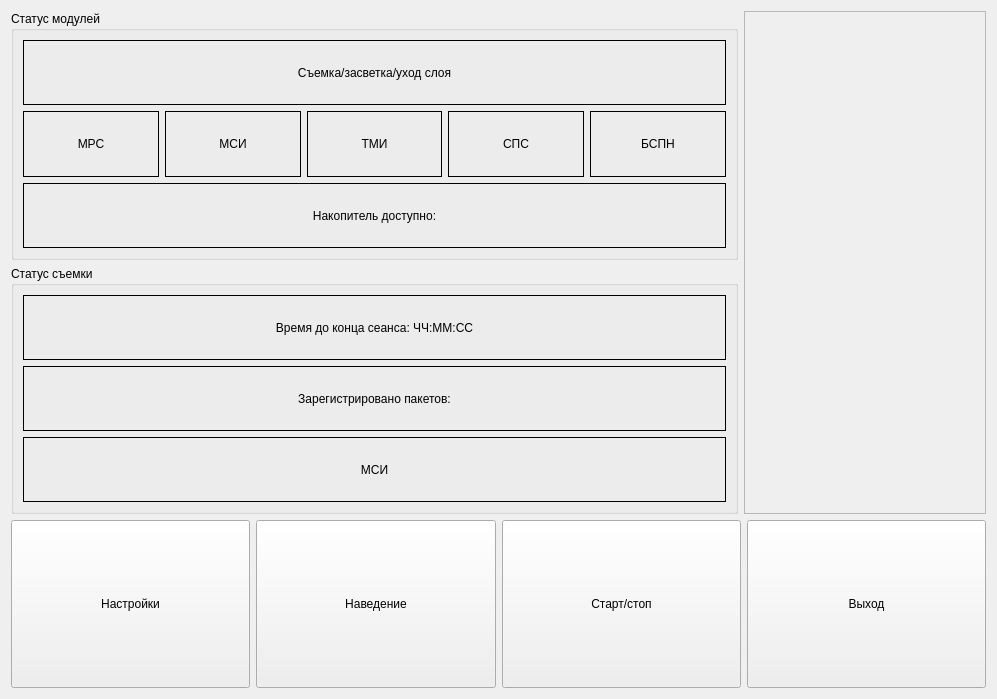
<?xml version="1.0" encoding="UTF-8"?>
<ui version="4.0">
 <class>ManageForm</class>
 <widget class="QWidget" name="ManageForm">
  <property name="geometry">
   <rect>
    <x>0</x>
    <y>0</y>
    <width>997</width>
    <height>699</height>
   </rect>
  </property>
  <property name="sizePolicy">
   <sizepolicy hsizetype="Preferred" vsizetype="Preferred">
    <horstretch>0</horstretch>
    <verstretch>0</verstretch>
   </sizepolicy>
  </property>
  <property name="windowTitle">
   <string>Управление</string>
  </property>
  <layout class="QHBoxLayout" name="horizontalLayout_5">
   <item>
    <layout class="QVBoxLayout" name="verticalLayout_5" stretch="3,1">
     <item>
      <layout class="QHBoxLayout" name="horizontalLayout_2" stretch="3,1">
       <item>
        <layout class="QVBoxLayout" name="verticalLayout_4">
         <item>
          <widget class="QGroupBox" name="moduleStatusBox">
           <property name="title">
            <string>Статус модулей</string>
           </property>
           <layout class="QVBoxLayout" name="verticalLayout">
            <item>
             <widget class="QLabel" name="spcStateIndicator">
              <property name="frameShape">
               <enum>QFrame::Box</enum>
              </property>
              <property name="text">
               <string>Съемка/засветка/уход слоя</string>
              </property>
              <property name="alignment">
               <set>Qt::AlignCenter</set>
              </property>
             </widget>
            </item>
            <item>
             <layout class="QHBoxLayout" name="horizontalLayout">
              <item>
               <widget class="QLabel" name="lineStateIndicator">
                <property name="frameShape">
                 <enum>QFrame::Box</enum>
                </property>
                <property name="text">
                 <string>МРС</string>
                </property>
                <property name="alignment">
                 <set>Qt::AlignCenter</set>
                </property>
               </widget>
              </item>
              <item>
               <widget class="QLabel" name="matrixStateIndicator">
                <property name="frameShape">
                 <enum>QFrame::Box</enum>
                </property>
                <property name="text">
                 <string>МСИ</string>
                </property>
                <property name="alignment">
                 <set>Qt::AlignCenter</set>
                </property>
               </widget>
              </item>
              <item>
               <widget class="QLabel" name="tmiStateIndicator">
                <property name="frameShape">
                 <enum>QFrame::Box</enum>
                </property>
                <property name="text">
                 <string>ТМИ</string>
                </property>
                <property name="alignment">
                 <set>Qt::AlignCenter</set>
                </property>
               </widget>
              </item>
              <item>
               <widget class="QLabel" name="spsStateIndicator">
                <property name="frameShape">
                 <enum>QFrame::Box</enum>
                </property>
                <property name="text">
                 <string>СПС</string>
                </property>
                <property name="alignment">
                 <set>Qt::AlignCenter</set>
                </property>
               </widget>
              </item>
              <item>
               <widget class="QLabel" name="bspnStateIndicator">
                <property name="frameShape">
                 <enum>QFrame::Box</enum>
                </property>
                <property name="text">
                 <string>БСПН</string>
                </property>
                <property name="alignment">
                 <set>Qt::AlignCenter</set>
                </property>
               </widget>
              </item>
             </layout>
            </item>
            <item>
             <widget class="QLabel" name="hddStateIndicator">
              <property name="frameShape">
               <enum>QFrame::Box</enum>
              </property>
              <property name="text">
               <string>Накопитель доступно:</string>
              </property>
              <property name="alignment">
               <set>Qt::AlignCenter</set>
              </property>
             </widget>
            </item>
           </layout>
          </widget>
         </item>
         <item>
          <widget class="QGroupBox" name="registrationStatusBox">
           <property name="title">
            <string>Статус съемки</string>
           </property>
           <layout class="QVBoxLayout" name="verticalLayout_2">
            <item>
             <widget class="QLabel" name="sessionTimeIndicator">
              <property name="frameShape">
               <enum>QFrame::Box</enum>
              </property>
              <property name="text">
               <string>Время до конца сеанса: ЧЧ:ММ:СС</string>
              </property>
              <property name="alignment">
               <set>Qt::AlignCenter</set>
              </property>
             </widget>
            </item>
            <item>
             <widget class="QLabel" name="registeredCountIndicator">
              <property name="frameShape">
               <enum>QFrame::Box</enum>
              </property>
              <property name="text">
               <string>Зарегистрировано пакетов:</string>
              </property>
              <property name="alignment">
               <set>Qt::AlignCenter</set>
              </property>
             </widget>
            </item>
            <item>
             <widget class="QLabel" name="imageViewer">
              <property name="frameShape">
               <enum>QFrame::Box</enum>
              </property>
              <property name="text">
               <string>МСИ</string>
              </property>
              <property name="alignment">
               <set>Qt::AlignCenter</set>
              </property>
             </widget>
            </item>
           </layout>
          </widget>
         </item>
        </layout>
       </item>
       <item>
        <widget class="QCustomPlot" name="frame">
         <property name="frameShape">
          <enum>QFrame::StyledPanel</enum>
         </property>
         <property name="frameShadow">
          <enum>QFrame::Raised</enum>
         </property>
        </widget>
       </item>
      </layout>
     </item>
     <item>
      <layout class="QHBoxLayout" name="horizontalLayout_3">
       <item>
        <widget class="QPushButton" name="optionsButton">
         <property name="sizePolicy">
          <sizepolicy hsizetype="Minimum" vsizetype="Expanding">
           <horstretch>0</horstretch>
           <verstretch>0</verstretch>
          </sizepolicy>
         </property>
         <property name="text">
          <string>Настройки</string>
         </property>
        </widget>
       </item>
       <item>
        <widget class="QPushButton" name="findLayerButton">
         <property name="sizePolicy">
          <sizepolicy hsizetype="Minimum" vsizetype="Expanding">
           <horstretch>0</horstretch>
           <verstretch>0</verstretch>
          </sizepolicy>
         </property>
         <property name="text">
          <string>Наведение</string>
         </property>
        </widget>
       </item>
       <item>
        <widget class="QPushButton" name="startStopButton">
         <property name="sizePolicy">
          <sizepolicy hsizetype="Minimum" vsizetype="Expanding">
           <horstretch>0</horstretch>
           <verstretch>0</verstretch>
          </sizepolicy>
         </property>
         <property name="text">
          <string>Старт/стоп</string>
         </property>
        </widget>
       </item>
       <item>
        <widget class="QPushButton" name="exitButton">
         <property name="sizePolicy">
          <sizepolicy hsizetype="Minimum" vsizetype="Expanding">
           <horstretch>0</horstretch>
           <verstretch>0</verstretch>
          </sizepolicy>
         </property>
         <property name="text">
          <string>Выход</string>
         </property>
        </widget>
       </item>
      </layout>
     </item>
    </layout>
   </item>
  </layout>
 </widget>
 <customwidgets>
  <customwidget>
   <class>QCustomPlot</class>
   <extends>QFrame</extends>
   <header>../CustomPlot/qcustomplot.h</header>
   <container>1</container>
  </customwidget>
 </customwidgets>
 <resources/>
 <connections/>
</ui>
